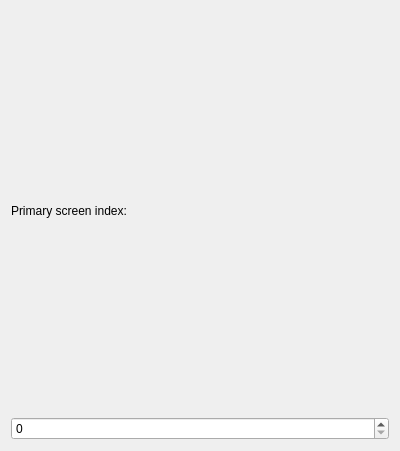
<?xml version="1.0" encoding="UTF-8"?>
<ui version="4.0">
    <class>AlwaysShowNotifsOnPrimaryScreenConfigForm</class>
    <widget class="QWidget" name="AlwaysShowNotifsOnPrimaryScreenConfigForm">
        <property name="geometry">
            <rect>
                <x>0</x>
                <y>0</y>
                <width>400</width>
                <height>451</height>
            </rect>
        </property>
        <property name="windowTitle">
            <string>Always Show Notifications on Primary Screen</string>
        </property>
        <layout class="QVBoxLayout" name="verticalLayout">
            <item>
                <widget class="QLabel" name="label_2">
                    <property name="text">
                        <string>Primary screen index:</string>
                    </property>
                </widget>
            </item>
            <item>
                <widget class="QSpinBox" name="kcfg_primaryScreenIndex">
		    <property name="minimum"><uint>0</uint></property>
		    <property name="maximum"><uint>99</uint></property>
                </widget>
            </item>
        </layout>
    </widget>
    <resources />
    <connections />
    <buttongroups />
</ui>
